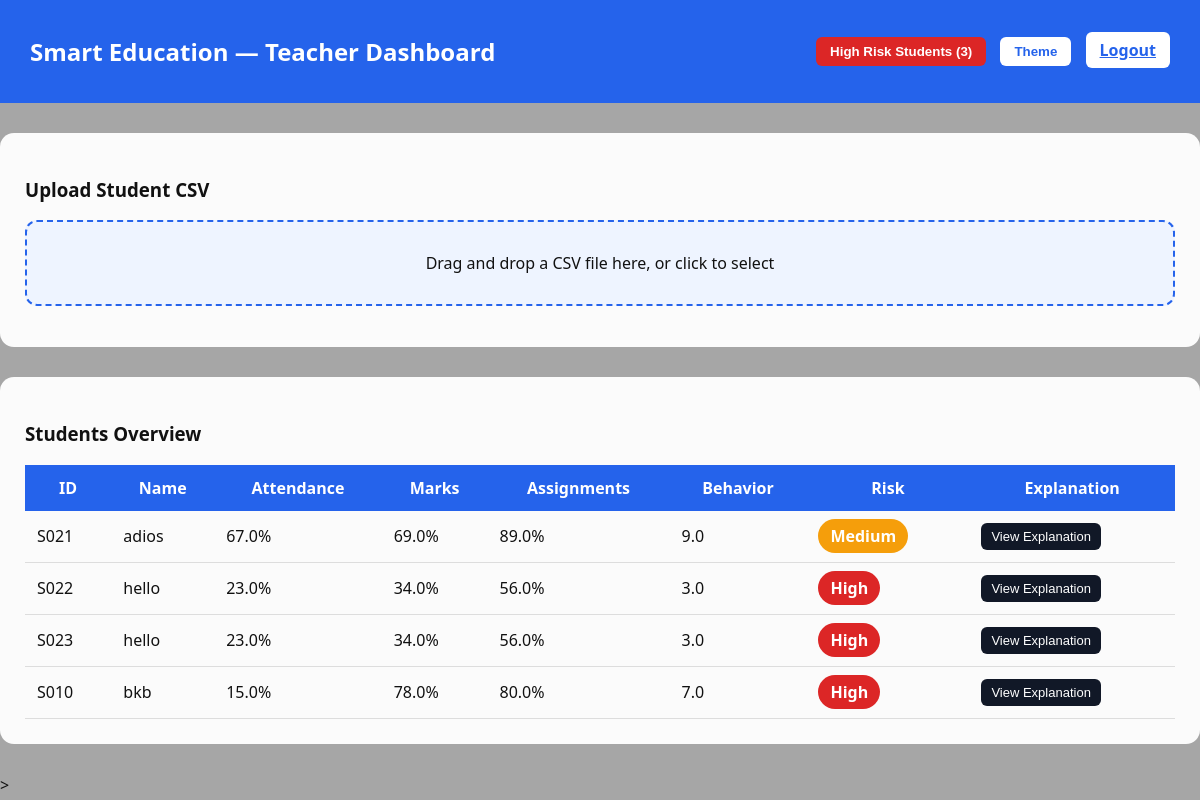
The page /teacher (signed in) on the database as committed earlier.
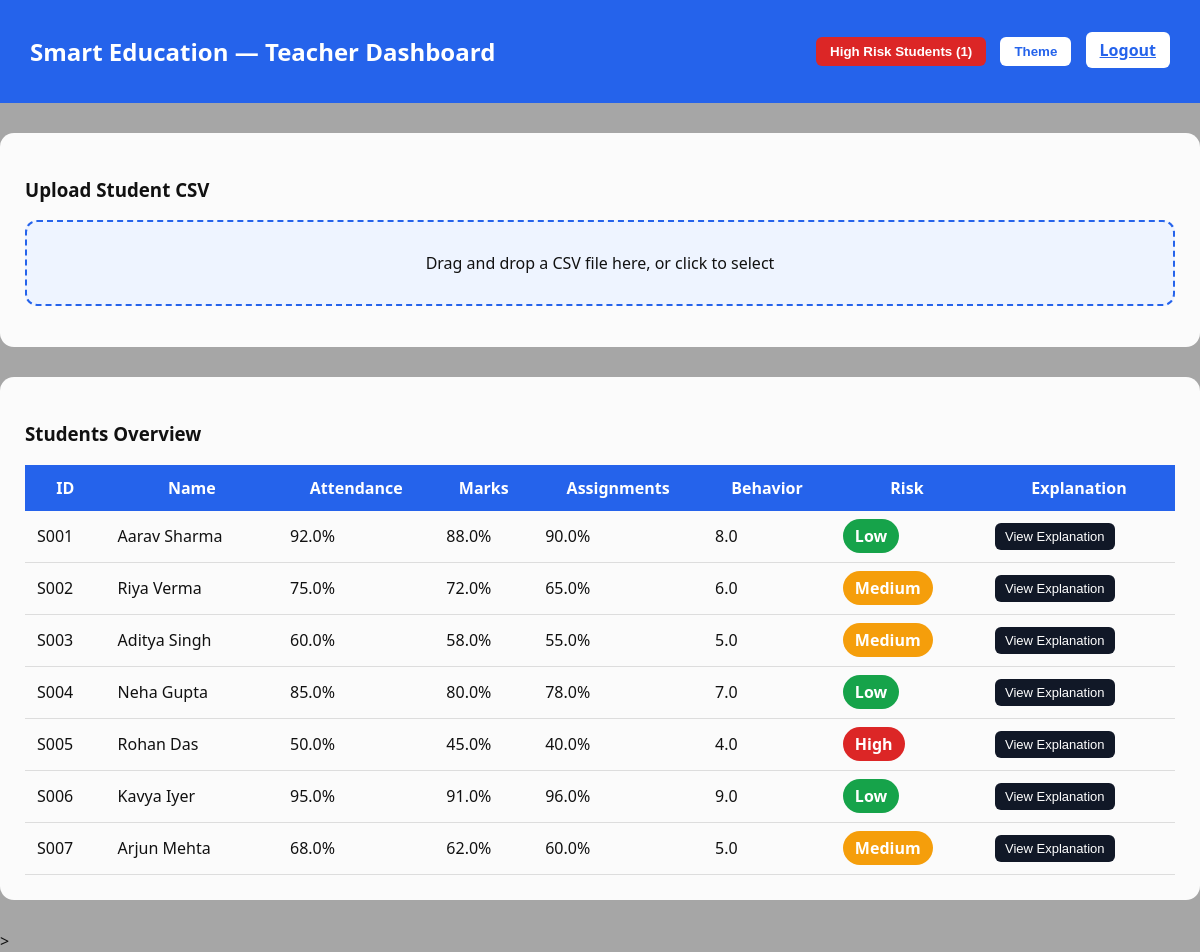
The same page on the database as committed later.
### tables this page shows
CREATE TABLE students (
            student_id TEXT PRIMARY KEY,
            name TEXT,
            attendance REAL,
            avg_marks REAL,
            assignment_completion REAL,
            behavior_score REAL,
            risk TEXT
        );

### backend/app.py (the view)
@app.route("/teacher")
def teacher_dashboard():
    if session.get("role") != "teacher":
        return redirect("/")
    with get_db() as conn:
        students = conn.execute("SELECT * FROM students").fetchall()
    return render_template("teacher_dashboard.html", students=students)

### backend/app.py (called while the page is built)
def get_db():
    conn = sqlite3.connect(
        DB,
        timeout=10,
        check_same_thread=False
    )
    conn.row_factory = sqlite3.Row
    return conn

### backend/templates/teacher_dashboard.html (shortened to what this page needs)
<!DOCTYPE html>
{% set high_risk_count = students | selectattr(6, 'equalto', 'High') | list | length %}
<html lang="en">
<head>
</head>
<body>
<div class="navbar">
    <h2>Smart Education — Teacher Dashboard</h2>
    <div class="nav-actions">
        {% if high_risk_count > 0 %}
        <button style="background:#dc2626;color:white;">
            High Risk Students ({{ high_risk_count }})
        </button>
        {% endif %}
        <button onclick="toggleTheme()">Theme</button>
        <a href="/logout">Logout</a>
    </div>
</div>
<div class="container">
<div class="card">
    <h3>Upload Student CSV</h3>
    <form id="uploadForm" enctype="multipart/form-data">
        <div id="drop-zone">
            Drag and drop a CSV file here, or click to select
        </div>
    </form>
</div>
<div class="card">
<h3>Students Overview</h3>
<table>
<tr>
<th>ID</th>
<th>Name</th>
<th>Attendance</th>
<th>Marks</th>
<th>Assignments</th>
<th>Behavior</th>
<th>Risk</th>
<th>Explanation</th>
</tr>
{% for s in students %}
<tr>
<td>{{ s[0] }}</td>
<td>{{ s[1] }}</td>
<td>{{ s[2] }}%</td>
<td>{{ s[3] }}%</td>
<td>{{ s[4] }}%</td>
<td>{{ s[5] }}</td>
<td>
<span class="badge {% if s[6]=='Low' %}low{% elif s[6]=='Medium' %}medium{% else %}high{% endif %}">
{{ s[6] }}
</span>
</td>
<td>
<button class="explain-btn" onclick="explainStudent('{{ s[0] }}')">
    View Explanation
</button>
</td>
</tr>
{% endfor %}
</table>
</div>
</div>
</body>
</html>

Rows that differ between the two databases and show on the page:
removed students: student_id "S021", name "adios", attendance "67.0", avg_marks "69.0", assignment_completion "89.0", behavior_score "9.0", risk "Medium"
removed students: student_id "S022", name "hello", attendance "23.0", avg_marks "34.0", assignment_completion "56.0", behavior_score "3.0", risk "High"
removed students: student_id "S023", name "hello", attendance "23.0", avg_marks "34.0", assignment_completion "56.0", behavior_score "3.0", risk "High"
removed students: student_id "S010", name "bkb", attendance "15.0", avg_marks "78.0", assignment_completion "80.0", behavior_score "7.0", risk "High"
added students: student_id "S001", name "Aarav Sharma", attendance "92.0", avg_marks "88.0", assignment_completion "90.0", behavior_score "8.0", risk "Low"
added students: student_id "S002", name "Riya Verma", attendance "75.0", avg_marks "72.0", assignment_completion "65.0", behavior_score "6.0", risk "Medium"
added students: student_id "S003", name "Aditya Singh", attendance "60.0", avg_marks "58.0", assignment_completion "55.0", behavior_score "5.0", risk "Medium"
added students: student_id "S004", name "Neha Gupta", attendance "85.0", avg_marks "80.0", assignment_completion "78.0", behavior_score "7.0", risk "Low"
added students: student_id "S005", name "Rohan Das", attendance "50.0", avg_marks "45.0", assignment_completion "40.0", behavior_score "4.0", risk "High"
added students: student_id "S006", name "Kavya Iyer", attendance "95.0", avg_marks "91.0", assignment_completion "96.0", behavior_score "9.0", risk "Low"
added students: student_id "S007", name "Arjun Mehta", attendance "68.0", avg_marks "62.0", assignment_completion "60.0", behavior_score "5.0", risk "Medium"
Other text that changed with them:
{{ high_risk_count }}: "3" → "1"
